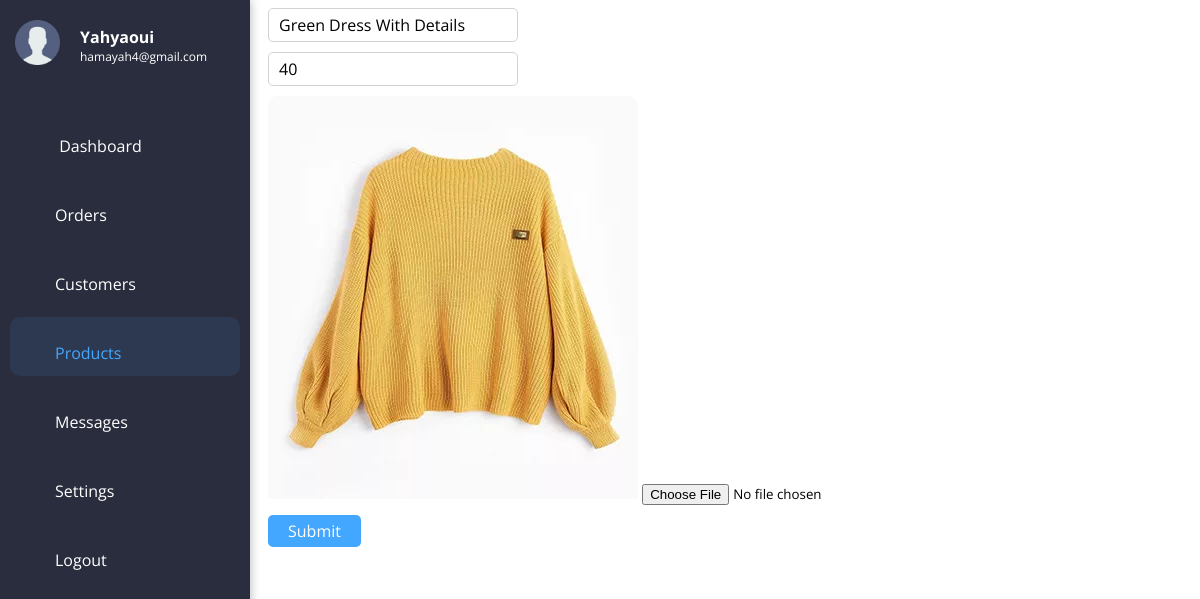
/admin/index.php?page=editproduct&id=1 (signed in), run on the app's committed database.
### tables this page shows
CREATE TABLE `users` (
  `user_id` int(11) NOT NULL,
  `user_firstname` varchar(50) NOT NULL,
  `user_lastname` varchar(50) NOT NULL,
  `user_email` varchar(50) NOT NULL,
  `user_password` varchar(50) NOT NULL,
  `user_priority` tinyint(1) NOT NULL
);

CREATE TABLE `products` (
  `product_id` int(11) NOT NULL,
  `product_name` varchar(50) NOT NULL,
  `product_price` float NOT NULL,
  `product_src` varchar(50) NOT NULL,
  `product_sale` tinyint(1) NOT NULL
);

### admin/index.php (the view, shortened to what this page needs)
<?php
if(!isset($_SESSION["admin"])){
  header("location: login.php");
}
else{
    include "../backend/connect.php";
    $req = $connect->prepare("SELECT * FROM users WHERE user_priority = ?");
    $req->execute(array(1));
    $res = $req->fetch();
}
?>
<!DOCTYPE html>
<html lang="en">
<head>
  <link rel="stylesheet" href="../css/admin.css"/>
  <link rel='stylesheet' href='https://cdn-uicons.flaticon.com/uicons-regular-rounded/css/uicons-regular-rounded.css'>
</head>
<body>
<nav class="sidebar">
  <div class="admin">
    <div class="admin-img">
      <img src="../img/user.png" alt=""/>
    </div>
    <div class="admin-info">
      <h4>
        <?php echo $res["user_lastname"];?>
      </h4>
      <p class="email">
        <?php echo $res["user_email"];?>
      </p>
    </div>
  </div>
<ul>
    <li <?php echo (!isset($_GET["page"]) ? "class='active'" : "") ?> ><a href="./"><i class="fi fi-rr-home"></i> Dashboard</a></li>
    <li <?php echo (isset($_GET["page"]) &&  $_GET["page"] === "orders" ? "class='active'" : "") ?> ><a href="?page=orders"><i class="fi fi-rr-shopping-cart"></i>Orders</a></li>
    <li <?php echo (isset($_GET["page"]) &&  $_GET["page"]  === "customers" ? "class='active'" : "") ?> ><a href="?page=customers"><i class="fi fi-rr-users"></i>Customers</a></li>
    <li <?php echo (isset($_GET["page"]) &&  ($_GET["page"]  === "products" || $_GET["page"]  === "productadd" || $_GET["page"]  === "editproduct") ? "class='active'" : "") ?> ><a href="?page=products"><i class="fi fi-rr-box-open"></i>Products</a></li>
    <li <?php echo (isset($_GET["page"]) &&  $_GET["page"]  === "messages" ? "class='active'" : "") ?> ><a href="?page=messages"><i class="fi fi-rr-envelope"></i>Messages</a></li>
    <li <?php echo (isset($_GET["page"]) &&  $_GET["page"]  === "settings" ? "class='active'" : "") ?> ><a href="?page=settings"><i class="fi fi-rr-settings"></i>Settings</a></li>
    <li><a href="../backend/logout.php"><i class="fi fi-rr-sign-out-alt"></i>Logout</a></li>
  </ul>
</nav>
<div class="content">
  <?php
    if(isset($_GET["page"])){
      if($_GET["page"] === "products"){
          $query = $connect->prepare("SELECT * FROM products");
          $query->execute();
        ?>
        <h1>List of products</h1>
        <table class="table">
          <thead>
            <a class="btn" id="add-product" href="?page=productadd"><i class="fi fi-rr-plus"></i> Add product</a>
            <tr>
              <th>Product ID</th>
              <th>Product Name</th>
              <th>Product Price</th>
              <th>Product Image</th>
              <th>Details</th>
            </tr>
      </thead>
            <?php
              while($res = $query->fetch()){
                echo
                "
                <tr>
                  <td>$res[0]</td>
                  <td>$res[1]</td>
                  <td>$res[2]</td>
                  <td><img src='../$res[3]'/></td>
                  <td>
                  <a href='#'><i class='fi fi-rr-eye'></i></a>
                  <a href='?page=editproduct&id=$res[0]'><i class='fi fi-rr-edit'></i></a>
                  <a href='deleteproduct?id=$res[0]'><i class='fi fi-rr-trash'></a></i>
                  </td>
                </tr>
                ";
              }
            ?>
        </table>
      <?php
      }
      else if($_GET["page"] === 'editproduct'){
        $query = $connect->prepare("SELECT * FROM products WHERE product_id = ?");
        $query->execute(array($_GET["id"]));
        $product = $query->fetch();
        ?>
        <form class="admin-settings" method="POST">
          <div class="form-group">
            <input type="text" name="productname" class="form-control" placeholder="First Name" value="<?php echo $product[1] ?>" />
          </div>
          <div class="form-group">
            <input type="number" name="productprice" class="form-control" placeholder="Last Name" value="<?php echo $product[2] ?>" />
          </div>
          <div class="form-group">
            <img src="<?php echo "../".$product[3] ;?>" />
            <input type="file" name="productimage"/>
          </div>
          <div class="form-group">
            <input type="submit" class="btn btn-primary" placeholder="Password"/>
          </div>
      </form>
        <?php
      }
        ?>
        <?php
    }
  ?>
</div>
</body>
</html>

### css/admin.css (style rules this page uses)
*, *:before, *:after { box-sizing: border-box; font-family: Open Sans; }
.sidebar { position: fixed; top: 0; left: 0; bottom: 0; width: 250px; background-color: #2a2d3e; color: #fff; box-shadow: 0 0 10px rgba(0, 0, 0, 0.3); }
.sidebar .admin { margin: 20px 15px 40px; text-align: center; display: flex; align-items: center; }
.sidebar .admin .admin-img img { width: 45px; height: 45px; }
.sidebar .admin .admin-info { text-align: left; margin-left: 20px; }
.sidebar .admin .admin-info h4, .sidebar .admin .admin-info p { margin: 0; padding: 0; }
.sidebar .admin .admin-info p { font-size: 12px; }
.sidebar ul { list-style: none; margin: 0; padding: 0; }
.sidebar ul li { margin: 10px; }
.sidebar ul li a { display: block; text-decoration: none; color: #fff; transition: all 0.5s; padding: 12px 10px 12px; border-radius: 10px; }
.sidebar ul li a i { margin-right: 5px; display: inline-block; width: 30px; height: 30px; line-height: 30px; text-align: center; }
.sidebar ul li.active a { background-color: #2d3951; color: #44a7ff; }
.content { margin-left: 260px; }
.form-group { margin-bottom: 10px; }
.form-control { width: 250px; font-size: 16px; outline: none; border: 1px solid #d3d3d3; padding: 5px 10px; border-radius: 5px; }
.btn { border: none; border-radius: 5px; cursor: pointer; padding: 5px 20px; font-size: 16px; background-color: #44a7ff; color: #fff; display: block; }

### data on the page
users: user_lastname "Yahyaoui", user_email "hamayah4@gmail.com"
products: productname "Green Dress With Details", productprice "40", product_src (picture)
